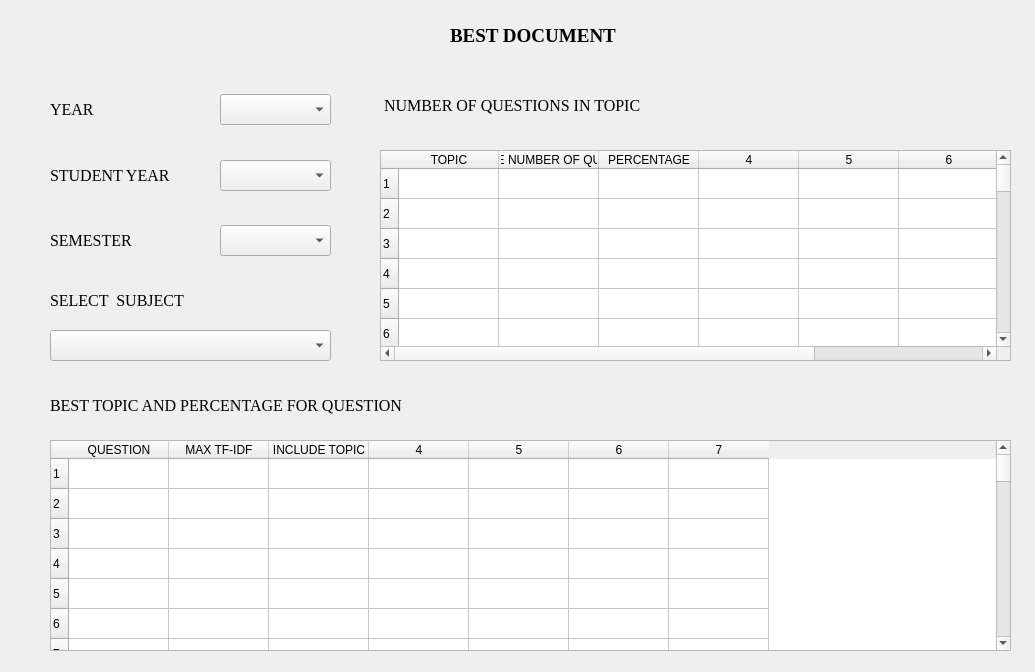
<?xml version="1.0" encoding="UTF-8"?>
<ui version="4.0">
 <class>Dialog_best_document</class>
 <widget class="QDialog" name="Dialog_best_document">
  <property name="geometry">
   <rect>
    <x>0</x>
    <y>0</y>
    <width>1035</width>
    <height>672</height>
   </rect>
  </property>
  <property name="windowTitle">
   <string>Dialog</string>
  </property>
  <widget class="QTableWidget" name="tableWidget">
   <property name="geometry">
    <rect>
     <x>380</x>
     <y>150</y>
     <width>631</width>
     <height>211</height>
    </rect>
   </property>
   <property name="rowCount">
    <number>40</number>
   </property>
   <property name="columnCount">
    <number>7</number>
   </property>
   <row/>
   <row/>
   <row/>
   <row/>
   <row/>
   <row/>
   <row/>
   <row/>
   <row/>
   <row/>
   <row/>
   <row/>
   <row/>
   <row/>
   <row/>
   <row/>
   <row/>
   <row/>
   <row/>
   <row/>
   <row/>
   <row/>
   <row/>
   <row/>
   <row/>
   <row/>
   <row/>
   <row/>
   <row/>
   <row/>
   <row/>
   <row/>
   <row/>
   <row/>
   <row/>
   <row/>
   <row/>
   <row/>
   <row/>
   <row/>
   <column>
    <property name="text">
     <string>TOPIC</string>
    </property>
   </column>
   <column>
    <property name="text">
     <string>INCLUDE NUMBER OF QUESTION</string>
    </property>
   </column>
   <column>
    <property name="text">
     <string>PERCENTAGE</string>
    </property>
   </column>
   <column/>
   <column/>
   <column/>
   <column/>
  </widget>
  <widget class="QLabel" name="label">
   <property name="geometry">
    <rect>
     <x>450</x>
     <y>20</y>
     <width>201</width>
     <height>31</height>
    </rect>
   </property>
   <property name="font">
    <font>
     <family>Times New Roman</family>
     <pointsize>14</pointsize>
     <weight>75</weight>
     <bold>true</bold>
    </font>
   </property>
   <property name="text">
    <string>BEST DOCUMENT</string>
   </property>
  </widget>
  <widget class="QLabel" name="lbl_question">
   <property name="geometry">
    <rect>
     <x>380</x>
     <y>90</y>
     <width>321</width>
     <height>31</height>
    </rect>
   </property>
   <property name="font">
    <font>
     <family>Times New Roman</family>
     <pointsize>12</pointsize>
     <weight>50</weight>
     <bold>false</bold>
    </font>
   </property>
   <property name="text">
    <string> NUMBER OF QUESTIONS IN TOPIC</string>
   </property>
  </widget>
  <widget class="QLabel" name="label_year">
   <property name="geometry">
    <rect>
     <x>50</x>
     <y>165</y>
     <width>151</width>
     <height>21</height>
    </rect>
   </property>
   <property name="font">
    <font>
     <family>Times New Roman</family>
     <pointsize>12</pointsize>
    </font>
   </property>
   <property name="text">
    <string>STUDENT YEAR</string>
   </property>
  </widget>
  <widget class="QComboBox" name="comboBox_year">
   <property name="geometry">
    <rect>
     <x>220</x>
     <y>160</y>
     <width>111</width>
     <height>31</height>
    </rect>
   </property>
   <property name="font">
    <font>
     <family>Times New Roman</family>
     <pointsize>12</pointsize>
    </font>
   </property>
  </widget>
  <widget class="QComboBox" name="comboBox_semester">
   <property name="geometry">
    <rect>
     <x>220</x>
     <y>225</y>
     <width>111</width>
     <height>31</height>
    </rect>
   </property>
   <property name="font">
    <font>
     <family>Times New Roman</family>
     <pointsize>12</pointsize>
    </font>
   </property>
  </widget>
  <widget class="QLabel" name="lbl_select_subject">
   <property name="geometry">
    <rect>
     <x>50</x>
     <y>290</y>
     <width>151</width>
     <height>21</height>
    </rect>
   </property>
   <property name="font">
    <font>
     <family>Times New Roman</family>
     <pointsize>12</pointsize>
    </font>
   </property>
   <property name="text">
    <string>SELECT  SUBJECT</string>
   </property>
  </widget>
  <widget class="QComboBox" name="cmb_select_process">
   <property name="geometry">
    <rect>
     <x>50</x>
     <y>330</y>
     <width>281</width>
     <height>31</height>
    </rect>
   </property>
   <property name="font">
    <font>
     <family>Times New Roman</family>
     <pointsize>12</pointsize>
    </font>
   </property>
  </widget>
  <widget class="QLabel" name="label_semester">
   <property name="geometry">
    <rect>
     <x>50</x>
     <y>230</y>
     <width>91</width>
     <height>21</height>
    </rect>
   </property>
   <property name="font">
    <font>
     <family>Times New Roman</family>
     <pointsize>12</pointsize>
    </font>
   </property>
   <property name="text">
    <string>SEMESTER</string>
   </property>
  </widget>
  <widget class="QComboBox" name="comboBox_year_2">
   <property name="geometry">
    <rect>
     <x>220</x>
     <y>94</y>
     <width>111</width>
     <height>31</height>
    </rect>
   </property>
   <property name="font">
    <font>
     <family>Times New Roman</family>
     <pointsize>12</pointsize>
    </font>
   </property>
  </widget>
  <widget class="QLabel" name="label_year_2">
   <property name="geometry">
    <rect>
     <x>50</x>
     <y>99</y>
     <width>81</width>
     <height>21</height>
    </rect>
   </property>
   <property name="font">
    <font>
     <family>Times New Roman</family>
     <pointsize>12</pointsize>
    </font>
   </property>
   <property name="text">
    <string>YEAR</string>
   </property>
  </widget>
  <widget class="QTableWidget" name="tableWidget_2">
   <property name="geometry">
    <rect>
     <x>50</x>
     <y>440</y>
     <width>961</width>
     <height>211</height>
    </rect>
   </property>
   <property name="rowCount">
    <number>60</number>
   </property>
   <property name="columnCount">
    <number>7</number>
   </property>
   <row/>
   <row/>
   <row/>
   <row/>
   <row/>
   <row/>
   <row/>
   <row/>
   <row/>
   <row/>
   <row/>
   <row/>
   <row/>
   <row/>
   <row/>
   <row/>
   <row/>
   <row/>
   <row/>
   <row/>
   <row/>
   <row/>
   <row/>
   <row/>
   <row/>
   <row/>
   <row/>
   <row/>
   <row/>
   <row/>
   <row/>
   <row/>
   <row/>
   <row/>
   <row/>
   <row/>
   <row/>
   <row/>
   <row/>
   <row/>
   <row/>
   <row/>
   <row/>
   <row/>
   <row/>
   <row/>
   <row/>
   <row/>
   <row/>
   <row/>
   <row/>
   <row/>
   <row/>
   <row/>
   <row/>
   <row/>
   <row/>
   <row/>
   <row/>
   <row/>
   <column>
    <property name="text">
     <string>QUESTION</string>
    </property>
   </column>
   <column>
    <property name="text">
     <string>MAX TF-IDF</string>
    </property>
   </column>
   <column>
    <property name="text">
     <string>INCLUDE TOPIC</string>
    </property>
   </column>
   <column/>
   <column/>
   <column/>
   <column/>
  </widget>
  <widget class="QLabel" name="lbl_question_2">
   <property name="geometry">
    <rect>
     <x>50</x>
     <y>390</y>
     <width>511</width>
     <height>31</height>
    </rect>
   </property>
   <property name="font">
    <font>
     <family>Times New Roman</family>
     <pointsize>12</pointsize>
     <weight>50</weight>
     <bold>false</bold>
    </font>
   </property>
   <property name="text">
    <string>BEST TOPIC AND PERCENTAGE FOR QUESTION </string>
   </property>
  </widget>
 </widget>
 <resources/>
 <connections/>
</ui>
